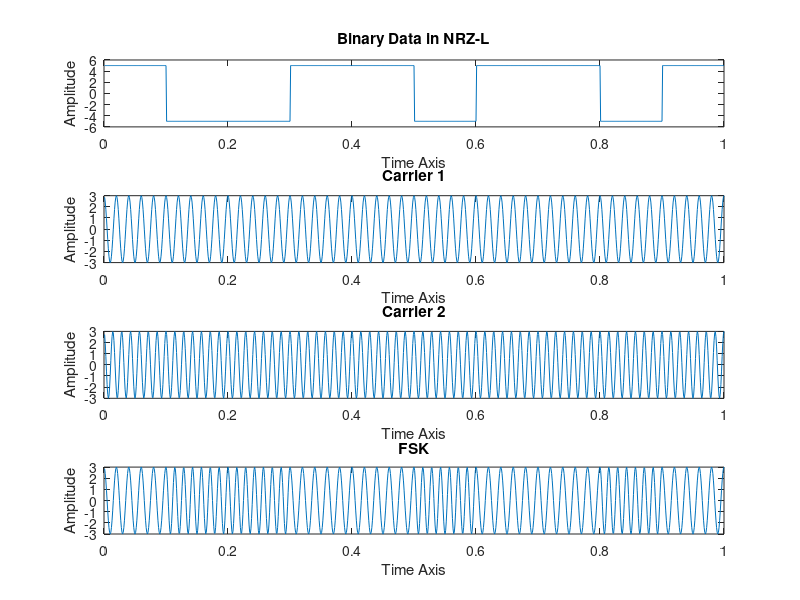
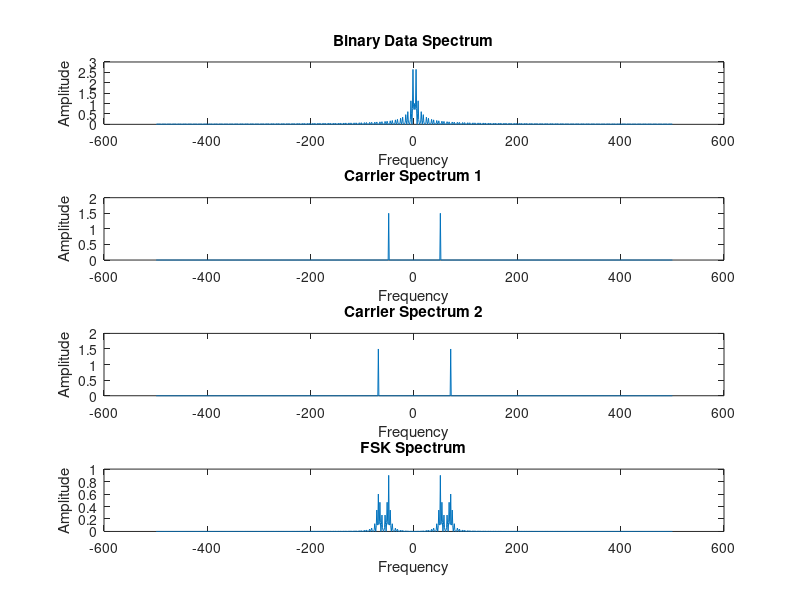
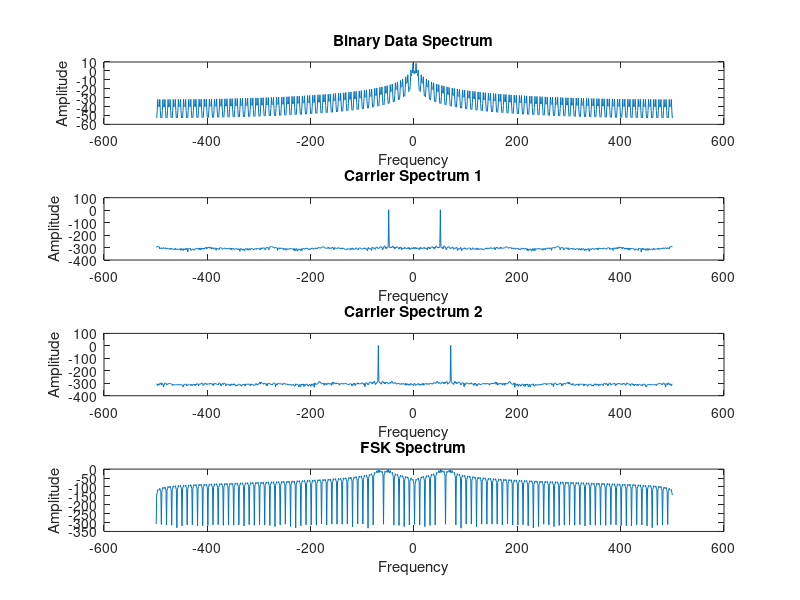

These charts were generated, in order, by the following MATLAB code:
clear all
close all
clc
N=10;
Seq=randi([0,1],1,N);
Ts=0.001; 
Fs=1/Ts; 
To=1; 
Fo=1/To;

n0=0.1/Ts; 
Vplus=5; 
V0=0; 
Vminus=-5;

t=Ts:Ts:To; 
T=length(t);

nrzl=zeros(1,T);
t1= Ts:Ts:100*Ts;
c1 = 3*cos(2*pi*50.*t);
c2 = 3*cos(2*pi*70.*t);

Carrier1 = 3*cos(2*pi*50.*t1);
Carrier2 = 3*cos(2*pi*70.*t1);

fsk = zeros(1,T);

for i=1:N
    for j=1:n0
        if (Seq(1,i)==1)
            nrzl(1,j+(i-1)*N*10)=Vplus;
        end
        if (Seq(1,i)==0)
            nrzl(1,j+(i-1)*N*10)=Vminus;
        end
    end
end

for i=1:N
    if (Seq(1,i)==1)
        fsk(1,[(i-1)*100+1:i*100])=Carrier1;
    end
    if (Seq(1,i)==0)
        fsk(1,[(i-1)*100+1:i*100])=Carrier2;
    end
end

figure (1)
subplot(411)
plot(t,nrzl);
xlabel("Time Axis"); 
ylabel("Amplitude"); 
title("Binary Data in NRZ-L");

subplot(412)
plot(t,c1); 
xlabel("Time Axis"); 
ylabel("Amplitude"); 
title("Carrier 1");

subplot(413)
plot(t,c2); 
xlabel("Time Axis"); 
ylabel("Amplitude"); 
title("Carrier 2");

subplot(414)
plot(t,fsk); 
xlabel("Time Axis"); 
ylabel("Amplitude"); 
title("FSK");

NRZL = (1/T).*fftshift(fft(nrzl,T));
C1 = (1/T).*fftshift(fft(c1,T));
C2 = (1/T).*fftshift(fft(c2,T));
FSK = (1/T).*fftshift(fft(fsk,T));
f=(-Fs/2)+Fo:Fo:(Fs/2);

figure (2)
subplot(411)
plot(f,abs(NRZL)); 
xlabel("Frequency"); 
ylabel("Amplitude"); 
title("Binary Data Spectrum");

subplot(412)
plot(f,abs(C1)); 
xlabel("Frequency"); 
ylabel("Amplitude"); 
title("Carrier Spectrum 1");

subplot(413)
plot(f,abs(C2)); 
xlabel("Frequency"); 
ylabel("Amplitude"); 
title("Carrier Spectrum 2");

subplot(414)
plot(f,abs(FSK)); 
xlabel("Frequency"); 
ylabel("Amplitude"); 
title("FSK Spectrum");

figure (3)
subplot(411)
plot(f,20*log10(abs(NRZL))); 
xlabel("Frequency"); 
ylabel("Amplitude"); 
title("Binary Data Spectrum");

subplot(412)
plot(f,20*log10(abs(C1))); 
xlabel("Frequency"); 
ylabel("Amplitude"); 
title("Carrier Spectrum 1");

subplot(413)
plot(f,20*log10(abs(C2))); 
xlabel("Frequency"); 
ylabel("Amplitude"); 
title("Carrier Spectrum 2");

subplot(414)
plot(f,20*log10(abs(FSK))); 
xlabel("Frequency"); 
ylabel("Amplitude"); 
title("FSK Spectrum");